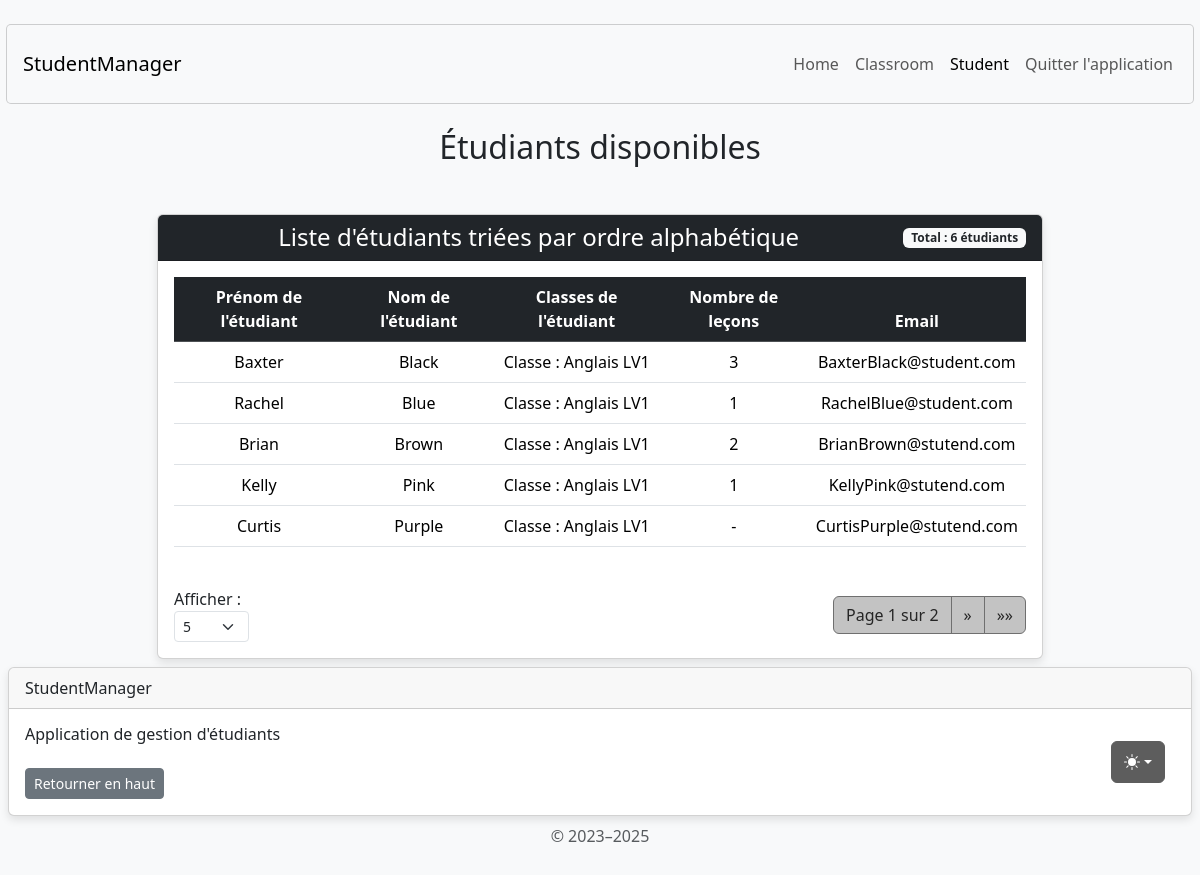
Page /student/display/ on the earlier database version.
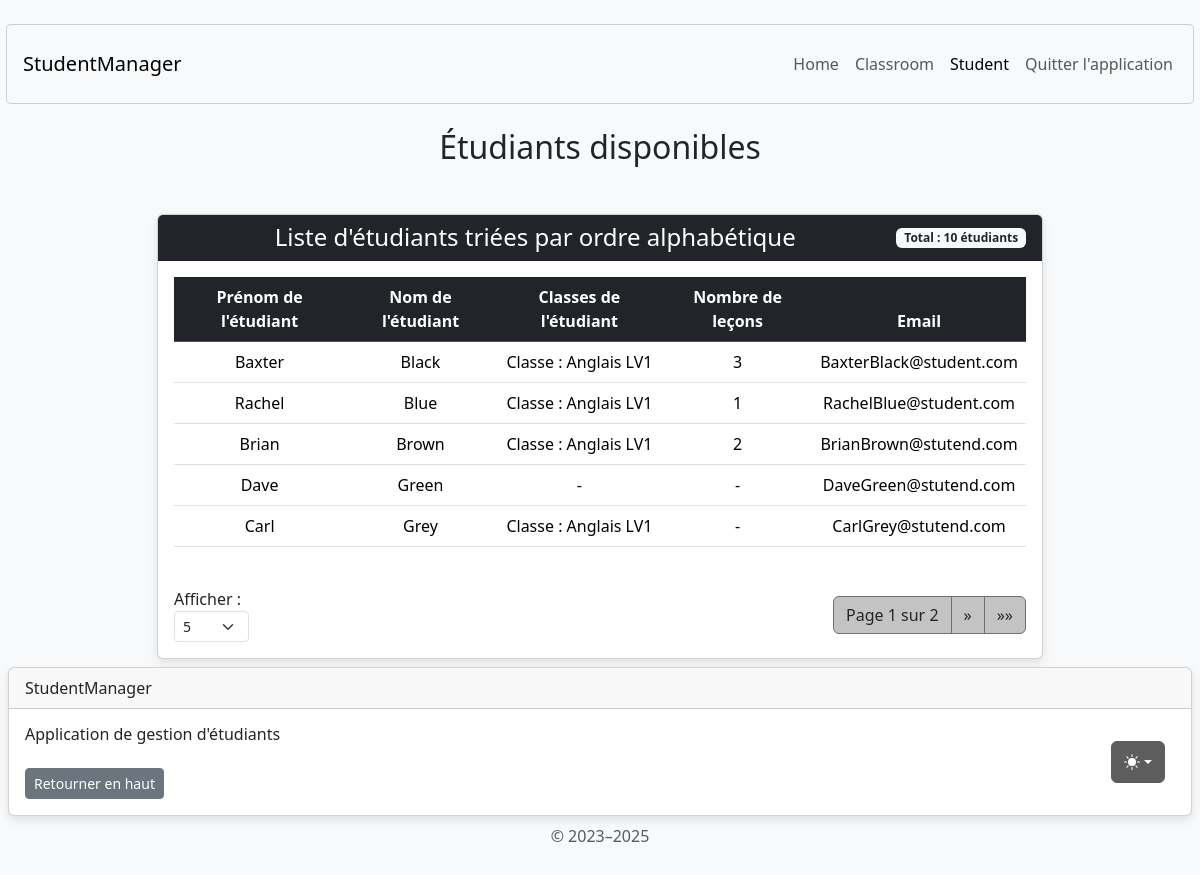
Same page on the later database version.
### student/models.py (models this page shows, shortened)
class Student(AbstractUser):
    username = None
    email = models.EmailField('email address', unique=True, null=True, blank=True)
    USERNAME_FIELD = 'email'
    REQUIRED_FIELDS = []
    classroom = models.ForeignKey(
        Classroom,
        on_delete=models.SET_NULL,
        null=True,
        blank=True,
        related_name="students"
    )
    lessons = models.ManyToManyField(Lesson, through='StudentLesson', blank=True)
    groups = models.ManyToManyField(
        'auth.Group',
        blank=True,
        related_name='student_set',
        help_text='The groups this user belongs to.',
        verbose_name='groups'
    )
    user_permissions = models.ManyToManyField(
        'auth.Permission',
        blank=True,
        related_name='student_set_permissions',
        help_text='Specific permissions for this user.',
        verbose_name='user permissions'
    )

### classroom/models.py (models this page shows, shortened)
class Classroom(models.Model):
    classroom_name = models.CharField(max_length=255)
    number_of_places_available = models.PositiveIntegerField(default=0)
    def __str__(self):
        return f"Classe : {self.classroom_name}"

### student/views.py (the view)
# urls.py: path('student/display/', display_students_view, name='display_students'),
def display_students_view(request):
    try:
        items_per_page = int(request.GET.get('items_per_page', 5))
        if items_per_page not in [5, 10, 50, 100]:
            items_per_page = 5
    except (ValueError, TypeError):
        items_per_page = 5
    students = Student.objects.all() \
        .order_by('last_name', 'first_name') \
        .select_related('classroom') \
        .prefetch_related('lessons')
    paginator = Paginator(students, items_per_page)
    page_number = request.GET.get('page')
    page_obj = paginator.get_page(page_number)
    context = {
        'page_obj': page_obj,
        'students': page_obj.object_list,
        'has_students': page_obj.object_list.exists(),
        'items_per_page': items_per_page,
        'per_page_options': [5, 10, 50, 100]
    }
    return render(request, 'student/display_students.html', context)

### student/templates/student/display_students.html (shortened to what the changed rows need)
{% extends 'home/base.html' %}
{% load static %}
{% block content %}
<body class="d-flex align-items-center py-4 bg-body-tertiary">
    <main class="container text-center">
        <h2 class="mb-4 mt-4">Étudiants disponibles</h2>
        <div class="container mt-5">
            <div class="row justify-content-center">
                <div class="col-md-10">
                    <div class="card">
                        <div class="card-header bg-dark text-white d-flex justify-content-between align-items-center">
                            <h4 class="mb-0 flex-grow-1 text-center">Liste d'étudiants triées par ordre alphabétique</h4>
                            <span class="badge bg-light text-dark">
                                Total : {{ page_obj.paginator.count }} étudiants
                            </span>
                        </div>
                        <div class="card-body">
                            {% if has_students %}
                            <div class="table-responsive">
                                <table class="table table-hover">
                                    <thead class="table-dark">
                                        <tr>
                                            <th scope="col">Prénom de l'étudiant</th>
                                            <th scope="col">Nom de l'étudiant</th>
                                            <th scope="col">Classes de l'étudiant</th>
                                            <th scope="col">Nombre de leçons</th>
                                            <th scope="col">Email</th>
                                        </tr>
                                    </thead>
                                    <tbody>
                                        {% for student in students %}
                                        <tr>
                                            <td>{{ student.first_name }}</td>
                                            <td>{{ student.last_name }}</td>
                                            <td>
                                                {% if student.classroom %}
                                                    {{ student.classroom }}
                                                {% else %}
                                                    -
                                                {% endif %}
                                            </td>
                                            <td>
                                                {% if student.lessons.count %}
                                                    {{ student.lessons.count }}
                                                {% else %}
                                                    -
                                                {% endif %}
                                            </td>
                                            <td>
                                                {% if student.email %}
                                                    {{ student.email }}
                                                {% else %}
                                                    -
                                                {% endif %}
                                            </td>
                                        </tr>
                                        {% endfor %}
                                    </tbody>
                                </table>
                            </div>
                            {% else %}
                            <div class="alert alert-info" role="alert">
                                Il n'y a pas d'étudiants à afficher.
                            </div>
                            {% endif %}
                        </div>
                    </div>
                </div>
            </div>
        </div>
    </main>
</body>
{% endblock content %}

Differences in the rows shown:
no longer on this page (row unchanged): Student: first_name "Kelly", last_name "Pink", classroom "Classe : Anglais LV1", lessons.count "1", email "KellyPink@stutend.com"
no longer on this page (row unchanged): Student: first_name "Curtis", last_name "Purple", classroom "Classe : Anglais LV1", email "CurtisPurple@stutend.com"
added Student: first_name "Dave", last_name "Green", email "DaveGreen@stutend.com"
added Student: first_name "Carl", last_name "Grey", classroom "Classe : Anglais LV1", email "CarlGrey@stutend.com"
Other differences:
{{ page_obj.paginator.count }}: "6" → "10"
